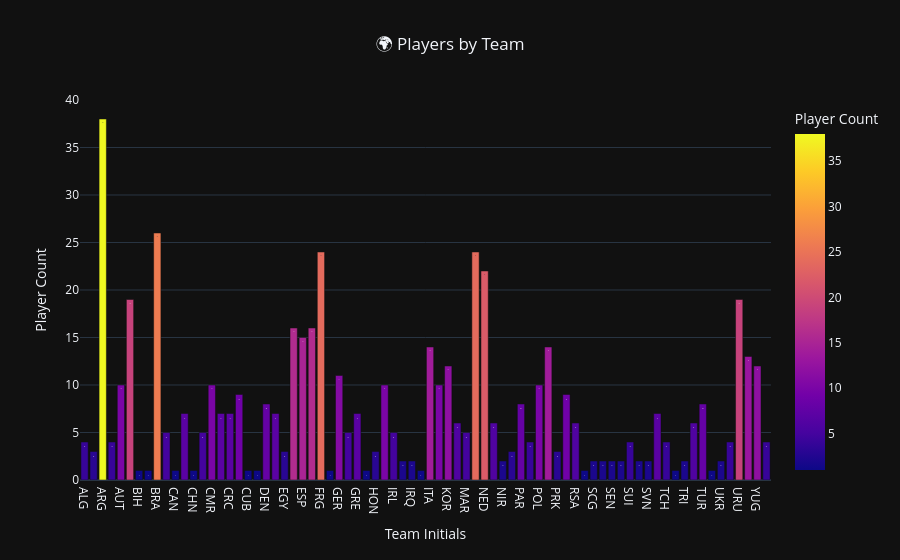

Source (notebook cell):
### Code cell
import plotly.express as px

team_count = df.groupby("Team Initials").size().reset_index(name="Player Count")

fig = px.bar(
    team_count,
    x="Team Initials",
    y="Player Count",
    color="Player Count",
    text="Player Count",
    title="🌍 Players by Team"
)

fig.update_layout(template="plotly_dark", title_x=0.5)

fig.show()

### Figure 1 — Plotly figure (JSON) as saved in the notebook; plotly's stock layout.template omitted (floating-point values rounded to 4 significant figures)
{"data": [{"hovertemplate": "Team Initials=%{x}<br>Player Count=%{marker.color}<extra></extra>", "legendgroup": "", "marker": {"color": [4, 3, 38, 4, 10, 19, 1, 1, 26, 5, 1, 7, 1, 5, 10, 7, 7, 9, 1, 1, 8, 7, 3, 16, 15, 16, 24, 1, 11, 5, 7, 1, 3, 10, 5, 2, 2, 1, 14, 10, 12, 6, 5, 24, 22, 6, 2, 3, 8, 4, 10, 14, 3, 9, 6, 1, 2, 2, 2, 2, 4, 2, 2, 7, 4, 1, 2, 6, 8, 1, 2, 4, 19, 13, 12, 4], "coloraxis": "coloraxis", "pattern": {"shape": ""}}, "name": "", "orientation": "v", "showlegend": false, "text": [4.0, 3.0, 38.0, 4.0, 10.0, 19.0, 1.0, 1.0, 26.0, 5.0, 1.0, 7.0, 1.0, 5.0, 10.0, 7.0, 7.0, 9.0, 1.0, 1.0, 8.0, 7.0, 3.0, 16.0, 15.0, 16.0, 24.0, 1.0, 11.0, 5.0, 7.0, 1.0, 3.0, 10.0, 5.0, 2.0, 2.0, 1.0, 14.0, 10.0, 12.0, 6.0, 5.0, 24.0, 22.0, 6.0, 2.0, 3.0, 8.0, 4.0, 10.0, 14.0, 3.0, 9.0, 6.0, 1.0, 2.0, 2.0, 2.0, 2.0, 4.0, 2.0, 2.0, 7.0, 4.0, 1.0, 2.0, 6.0, 8.0, 1.0, 2.0, 4.0, 19.0, 13.0, 12.0, 4.0], "textposition": "auto", "type": "bar", "x": ["ALG", "ANG", "ARG", "AUS", "AUT", "BEL", "BIH", "BOL", "BRA", "BUL", "CAN", "CHI", "CHN", "CIV", "CMR", "COL", "CRC", "CRO", "CUB", "CZE", "DEN", "ECU", "EGY", "ENG", "ESP", "FRA", "FRG", "GDR", "GER", "GHA", "GRE", "HAI", "HON", "HUN", "IRL", "IRN", "IRQ", "ISR", "ITA", "JPN", "KOR", "KSA", "MAR", "MEX", "NED", "NGA", "NIR", "NZL", "PAR", "PER", "POL", "POR", "PRK", "ROU", "RSA", "RUS", "SCG", "SCO", "SEN", "SLV", "SUI", "SVK", "SVN", "SWE", "TCH", "TOG", "TRI", "TUN", "TUR", "UAE", "UKR", "URS", "URU", "USA", "YUG", "ZAI"], "xaxis": "x", "y": [4, 3, 38, 4, 10, 19, 1, 1, 26, 5, 1, 7, 1, 5, 10, 7, 7, 9, 1, 1, 8, 7, 3, 16, 15, 16, 24, 1, 11, 5, 7, 1, 3, 10, 5, 2, 2, 1, 14, 10, 12, 6, 5, 24, 22, 6, 2, 3, 8, 4, 10, 14, 3, 9, 6, 1, 2, 2, 2, 2, 4, 2, 2, 7, 4, 1, 2, 6, 8, 1, 2, 4, 19, 13, 12, 4], "yaxis": "y"}], "layout": {"barmode": "relative", "coloraxis": {"colorbar": {"title": {"text": "Player Count"}}, "colorscale": [[0, "#0d0887"], [0.1111, "#46039f"], [0.2222, "#7201a8"], [0.3333, "#9c179e"], [0.4444, "#bd3786"], [0.5556, "#d8576b"], [0.6667, "#ed7953"], [0.7778, "#fb9f3a"], [0.8889, "#fdca26"], [1, "#f0f921"]]}, "legend": {"tracegroupgap": 0}, "title": {"text": "🌍 Players by Team", "x": 0.5}, "xaxis": {"anchor": "y", "domain": [0, 1], "title": {"text": "Team Initials"}}, "yaxis": {"anchor": "x", "domain": [0, 1], "title": {"text": "Player Count"}}}}
